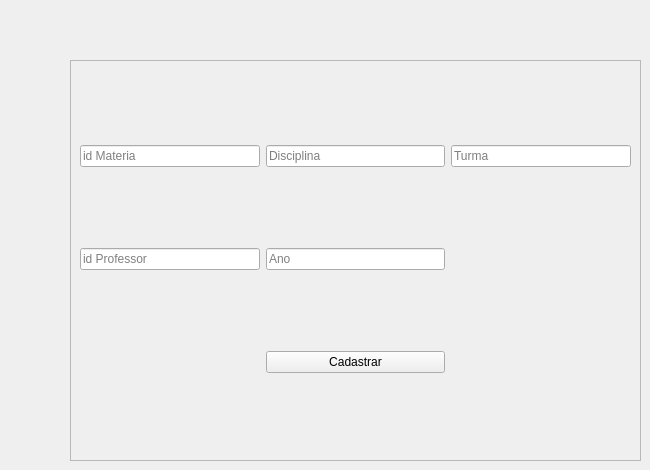
              <widget class="QWidget" name="tab_7">
               <attribute name="title">
                <string>Cadastro Disciplina</string>
               </attribute>
               <widget class="QFrame" name="frame_7">
                <property name="geometry">
                 <rect>
                  <x>70</x>
                  <y>60</y>
                  <width>571</width>
                  <height>401</height>
                 </rect>
                </property>
                <property name="frameShape">
                 <enum>QFrame::StyledPanel</enum>
                </property>
                <property name="frameShadow">
                 <enum>QFrame::Raised</enum>
                </property>
                <layout class="QGridLayout" name="gridLayout_7">
                 <item row="0" column="0">
                  <widget class="QLineEdit" name="txtIdMateria">
                   <property name="placeholderText">
                    <string>id Materia</string>
                   </property>
                  </widget>
                 </item>
                 <item row="0" column="1">
                  <widget class="QLineEdit" name="txtMateria">
                   <property name="minimumSize">
                    <size>
                     <width>0</width>
                     <height>0</height>
                    </size>
                   </property>
                   <property name="maximumSize">
                    <size>
                     <width>200</width>
                     <height>16777215</height>
                    </size>
                   </property>
                   <property name="placeholderText">
                    <string>Disciplina</string>
                   </property>
                  </widget>
                 </item>
                 <item row="2" column="0">
                  <widget class="QLineEdit" name="txtIdProfessorMateria">
                   <property name="maximumSize">
                    <size>
                     <width>200</width>
                     <height>16777215</height>
                    </size>
                   </property>
                   <property name="placeholderText">
                    <string>id Professor</string>
                   </property>
                  </widget>
                 </item>
                 <item row="2" column="1">
                  <widget class="QLineEdit" name="txtAnoMateria">
                   <property name="placeholderText">
                    <string>Ano </string>
                   </property>
                  </widget>
                 </item>
                 <item row="3" column="1">
                  <widget class="QPushButton" name="btnCadastraDisciplina">
                   <property name="text">
                    <string>Cadastrar</string>
                   </property>
                  </widget>
                 </item>
                 <item row="0" column="2">
                  <widget class="QLineEdit" name="txtTurmaMateria">
                   <property name="placeholderText">
                    <string>Turma</string>
                   </property>
                  </widget>
                 </item>
                </layout>
               </widget>
              </widget>
